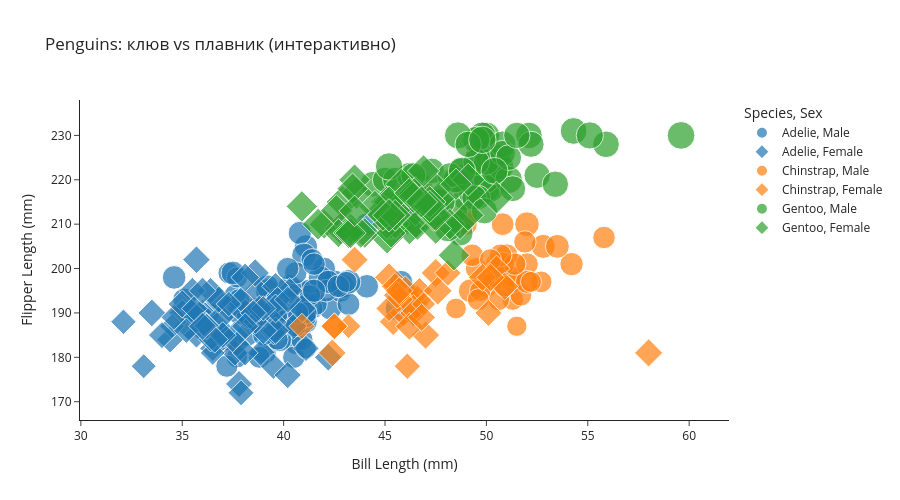

Notebook code for this chart:
### Code cell
#!pip install plotly
#!pip install nbformat
import plotly.express as px
import seaborn as sns

# Загружаем и чистим данные
df = sns.load_dataset("penguins").dropna()

# Строим интерактивный Scatterplot
fig = px.scatter(
    df,
    x="bill_length_mm",
    y="flipper_length_mm",
    color="species",
    symbol="sex",  # Добавим маркировку по полу
    size="body_mass_g",  # Размер точки — по массе
    hover_data=["island", "body_mass_g"],  # Что показывать при наведении
    title="Penguins: клюв vs плавник (интерактивно)",
    labels={
        "bill_length_mm": "Bill Length (mm)",
        "flipper_length_mm": "Flipper Length (mm)",
        "body_mass_g": "Body Mass (g)",
        "species": "Species",
        "sex": "Sex"
    },
    template="simple_white"
)

fig.update_layout(height=500)
fig.show()

### Figure 1 — Plotly figure (JSON) as saved in the notebook; plotly's stock layout.template omitted (floating-point values rounded to 4 significant figures; data arrays with more than 128 entries replaced by an {"elided": "..."} marker saying what was removed)
{"data": [{"customdata": {"elided": "73x2 mixed values"}, "hovertemplate": "Species=Adelie<br>Sex=Male<br>Bill Length (mm)=%{x}<br>Flipper Length (mm)=%{y}<br>Body Mass (g)=%{customdata[1]}<br>island=%{customdata[0]}<extra></extra>", "legendgroup": "Adelie, Male", "marker": {"color": "#1F77B4", "size": [3750.0, 3650.0, 4675.0, 3800.0, 4400.0, 4500.0, 4200.0, 3600.0, 3950.0, 3800.0, 3550.0, 3950.0, 3900.0, 3900.0, 4150.0, 3950.0, 4650.0, 3900.0, 4400.0, 4600.0, 3425.0, 4150.0, 4300.0, 4050.0, 3700.0, 3800.0, 3750.0, 4400.0, 4050.0, 3950.0, 4100.0, 4450.0, 3900.0, 4150.0, 4250.0, 3900.0, 4000.0, 4700.0, 4200.0, 3550.0, 3800.0, 3950.0, 4300.0, 4450.0, 4300.0, 4350.0, 4100.0, 4725.0, 4250.0, 3550.0, 3900.0, 4775.0, 4600.0, 4275.0, 4075.0, 3775.0, 3325.0, 3500.0, 3875.0, 4000.0, 4300.0, 4000.0, 3500.0, 4475.0, 3900.0, 3975.0, 4250.0, 3475.0, 3725.0, 3650.0, 4250.0, 3750.0, 4000.0], "sizemode": "area", "sizeref": 15.75, "symbol": "circle"}, "mode": "markers", "name": "Adelie, Male", "orientation": "v", "showlegend": true, "type": "scatter", "x": [39.1, 39.3, 39.2, 38.6, 34.6, 42.5, 46.0, 37.7, 38.2, 38.8, 40.6, 40.5, 37.2, 40.9, 39.2, 38.8, 39.8, 40.8, 44.1, 39.6, 41.1, 42.3, 40.1, 42.0, 41.4, 40.6, 37.6, 41.3, 41.1, 41.6, 41.1, 41.8, 39.7, 45.8, 42.8, 37.2, 42.1, 42.9, 35.1, 41.3, 36.3, 38.3, 41.1, 39.6, 40.8, 40.3, 43.2, 41.0, 37.8, 39.7, 38.2, 43.2, 45.6, 42.2, 42.7, 37.3, 41.1, 37.7, 41.4, 40.6, 41.5, 44.1, 43.1, 37.5, 41.1, 40.2, 39.7, 40.6, 40.7, 39.0, 39.2, 37.8, 41.5], "xaxis": "x", "y": [181.0, 190.0, 195.0, 191.0, 198.0, 197.0, 194.0, 180.0, 185.0, 180.0, 183.0, 180.0, 178.0, 184.0, 196.0, 190.0, 184.0, 195.0, 196.0, 190.0, 182.0, 191.0, 188.0, 200.0, 191.0, 193.0, 194.0, 195.0, 192.0, 192.0, 188.0, 198.0, 190.0, 197.0, 195.0, 184.0, 195.0, 196.0, 193.0, 194.0, 190.0, 189.0, 205.0, 186.0, 208.0, 196.0, 192.0, 203.0, 190.0, 184.0, 190.0, 197.0, 191.0, 197.0, 196.0, 199.0, 189.0, 198.0, 202.0, 199.0, 195.0, 210.0, 197.0, 199.0, 190.0, 200.0, 193.0, 187.0, 190.0, 185.0, 190.0, 193.0, 201.0], "yaxis": "y"}, {"customdata": {"elided": "73x2 mixed values"}, "hovertemplate": "Species=Adelie<br>Sex=Female<br>Bill Length (mm)=%{x}<br>Flipper Length (mm)=%{y}<br>Body Mass (g)=%{customdata[1]}<br>island=%{customdata[0]}<extra></extra>", "legendgroup": "Adelie, Female", "marker": {"color": "#1F77B4", "size": [3800.0, 3250.0, 3450.0, 3625.0, 3200.0, 3700.0, 3450.0, 3325.0, 3400.0, 3800.0, 3800.0, 3200.0, 3150.0, 3250.0, 3300.0, 3325.0, 3550.0, 3300.0, 3150.0, 3100.0, 3000.0, 3450.0, 3500.0, 3450.0, 2900.0, 3550.0, 2850.0, 3150.0, 3600.0, 2850.0, 3350.0, 3050.0, 3600.0, 3550.0, 3700.0, 3700.0, 3550.0, 3200.0, 3800.0, 3350.0, 3500.0, 3600.0, 3550.0, 3400.0, 3300.0, 3700.0, 2900.0, 3725.0, 3075.0, 2925.0, 3750.0, 3175.0, 3825.0, 3200.0, 3900.0, 2900.0, 3350.0, 3150.0, 3450.0, 3050.0, 3275.0, 3050.0, 3325.0, 3500.0, 3425.0, 3175.0, 3400.0, 3400.0, 3050.0, 3000.0, 3475.0, 3450.0, 3700.0], "sizemode": "area", "sizeref": 15.75, "symbol": "diamond"}, "mode": "markers", "name": "Adelie, Female", "orientation": "v", "showlegend": true, "type": "scatter", "x": [39.5, 40.3, 36.7, 38.9, 41.1, 36.6, 38.7, 34.4, 37.8, 35.9, 35.3, 40.5, 37.9, 39.5, 39.5, 36.4, 42.2, 37.6, 36.5, 36.0, 37.0, 36.0, 39.6, 35.0, 34.5, 39.0, 36.5, 35.7, 37.6, 36.4, 35.5, 35.9, 33.5, 39.6, 35.5, 40.9, 36.2, 34.6, 36.7, 37.3, 36.9, 38.9, 35.7, 34.0, 36.2, 38.1, 33.1, 35.0, 37.7, 37.9, 38.6, 38.1, 38.1, 39.7, 39.6, 38.6, 35.7, 36.2, 40.2, 35.2, 38.8, 39.0, 38.5, 36.8, 38.1, 35.6, 37.0, 40.2, 32.1, 37.3, 36.6, 36.0, 36.0], "xaxis": "x", "y": [186.0, 195.0, 193.0, 181.0, 182.0, 185.0, 195.0, 184.0, 174.0, 189.0, 187.0, 187.0, 172.0, 178.0, 188.0, 195.0, 180.0, 181.0, 182.0, 186.0, 185.0, 190.0, 186.0, 190.0, 187.0, 186.0, 181.0, 185.0, 185.0, 184.0, 195.0, 190.0, 190.0, 196.0, 190.0, 191.0, 187.0, 189.0, 187.0, 191.0, 189.0, 190.0, 202.0, 185.0, 187.0, 190.0, 178.0, 192.0, 183.0, 193.0, 199.0, 181.0, 198.0, 193.0, 191.0, 188.0, 189.0, 187.0, 176.0, 186.0, 191.0, 191.0, 190.0, 193.0, 187.0, 191.0, 185.0, 193.0, 188.0, 192.0, 184.0, 195.0, 187.0], "yaxis": "y"}, {"customdata": [["Dream", 3900], ["Dream", 3650], ["Dream", 3725], ["Dream", 3750], ["Dream", 3700], ["Dream", 3775], ["Dream", 4050], ["Dream", 4050], ["Dream", 3300], ["Dream", 4400], ["Dream", 3400], ["Dream", 3800], ["Dream", 4150], ["Dream", 3800], ["Dream", 4550], ["Dream", 4300], ["Dream", 4100], ["Dream", 3600], ["Dream", 4800], ["Dream", 4500], ["Dream", 3950], ["Dream", 3550], ["Dream", 4450], ["Dream", 4300], ["Dream", 3250], ["Dream", 3950], ["Dream", 4050], ["Dream", 3450], ["Dream", 4050], ["Dream", 3800], ["Dream", 3950], ["Dream", 4000], ["Dream", 3775], ["Dream", 4100]], "hovertemplate": "Species=Chinstrap<br>Sex=Male<br>Bill Length (mm)=%{x}<br>Flipper Length (mm)=%{y}<br>Body Mass (g)=%{customdata[1]}<br>island=%{customdata[0]}<extra></extra>", "legendgroup": "Chinstrap, Male", "marker": {"color": "#FF7F0E", "size": [3900.0, 3650.0, 3725.0, 3750.0, 3700.0, 3775.0, 4050.0, 4050.0, 3300.0, 4400.0, 3400.0, 3800.0, 4150.0, 3800.0, 4550.0, 4300.0, 4100.0, 3600.0, 4800.0, 4500.0, 3950.0, 3550.0, 4450.0, 4300.0, 3250.0, 3950.0, 4050.0, 3450.0, 4050.0, 3800.0, 3950.0, 4000.0, 3775.0, 4100.0], "sizemode": "area", "sizeref": 15.75, "symbol": "circle"}, "mode": "markers", "name": "Chinstrap, Male", "orientation": "v", "showlegend": true, "type": "scatter", "x": [50.0, 51.3, 52.7, 51.3, 51.3, 51.7, 52.0, 50.5, 50.3, 49.2, 48.5, 50.6, 52.0, 49.5, 52.8, 54.2, 51.0, 49.7, 52.0, 53.5, 49.0, 50.9, 50.8, 49.0, 51.5, 51.4, 50.7, 52.2, 49.3, 50.2, 51.9, 55.8, 49.6, 50.8], "xaxis": "x", "y": [196.0, 193.0, 197.0, 197.0, 198.0, 194.0, 201.0, 201.0, 197.0, 195.0, 191.0, 193.0, 197.0, 200.0, 205.0, 201.0, 203.0, 195.0, 210.0, 205.0, 210.0, 196.0, 201.0, 212.0, 187.0, 201.0, 203.0, 197.0, 203.0, 202.0, 206.0, 207.0, 193.0, 210.0], "yaxis": "y"}, {"customdata": [["Dream", 3500], ["Dream", 3525], ["Dream", 3950], ["Dream", 3250], ["Dream", 4150], ["Dream", 3800], ["Dream", 3700], ["Dream", 3575], ["Dream", 3700], ["Dream", 3450], ["Dream", 3600], ["Dream", 2900], ["Dream", 3300], ["Dream", 3400], ["Dream", 3700], ["Dream", 3200], ["Dream", 3350], ["Dream", 3900], ["Dream", 3850], ["Dream", 2700], ["Dream", 3650], ["Dream", 3500], ["Dream", 3675], ["Dream", 3400], ["Dream", 3675], ["Dream", 3325], ["Dream", 3600], ["Dream", 3350], ["Dream", 3250], ["Dream", 3525], ["Dream", 3650], ["Dream", 3650], ["Dream", 3400], ["Dream", 3775]], "hovertemplate": "Species=Chinstrap<br>Sex=Female<br>Bill Length (mm)=%{x}<br>Flipper Length (mm)=%{y}<br>Body Mass (g)=%{customdata[1]}<br>island=%{customdata[0]}<extra></extra>", "legendgroup": "Chinstrap, Female", "marker": {"color": "#FF7F0E", "size": [3500.0, 3525.0, 3950.0, 3250.0, 4150.0, 3800.0, 3700.0, 3575.0, 3700.0, 3450.0, 3600.0, 2900.0, 3300.0, 3400.0, 3700.0, 3200.0, 3350.0, 3900.0, 3850.0, 2700.0, 3650.0, 3500.0, 3675.0, 3400.0, 3675.0, 3325.0, 3600.0, 3350.0, 3250.0, 3525.0, 3650.0, 3650.0, 3400.0, 3775.0], "sizemode": "area", "sizeref": 15.75, "symbol": "diamond"}, "mode": "markers", "name": "Chinstrap, Female", "orientation": "v", "showlegend": true, "type": "scatter", "x": [46.5, 45.4, 45.2, 46.1, 46.0, 46.6, 47.0, 45.9, 58.0, 46.4, 42.4, 43.2, 46.7, 50.5, 46.4, 40.9, 42.5, 47.5, 47.6, 46.9, 46.2, 45.5, 50.9, 50.1, 49.8, 48.1, 45.7, 42.5, 45.2, 45.6, 46.8, 45.7, 43.5, 50.2], "xaxis": "x", "y": [192.0, 188.0, 198.0, 178.0, 195.0, 193.0, 185.0, 190.0, 181.0, 190.0, 181.0, 187.0, 195.0, 200.0, 191.0, 187.0, 187.0, 199.0, 195.0, 192.0, 187.0, 196.0, 196.0, 190.0, 198.0, 199.0, 193.0, 187.0, 191.0, 194.0, 189.0, 195.0, 202.0, 198.0], "yaxis": "y"}, {"customdata": [["Biscoe", 5700], ["Biscoe", 5700], ["Biscoe", 5400], ["Biscoe", 5200], ["Biscoe", 5150], ["Biscoe", 5550], ["Biscoe", 5850], ["Biscoe", 5850], ["Biscoe", 6300], ["Biscoe", 5350], ["Biscoe", 5700], ["Biscoe", 5050], ["Biscoe", 5100], ["Biscoe", 5650], ["Biscoe", 5550], ["Biscoe", 5250], ["Biscoe", 6050], ["Biscoe", 5400], ["Biscoe", 5250], ["Biscoe", 5350], ["Biscoe", 5700], ["Biscoe", 4750], ["Biscoe", 5550], ["Biscoe", 5400], ["Biscoe", 5300], ["Biscoe", 5300], ["Biscoe", 5000], ["Biscoe", 5050], ["Biscoe", 5000], ["Biscoe", 5550], ["Biscoe", 5300], ["Biscoe", 5650], ["Biscoe", 5700], ["Biscoe", 5800], ["Biscoe", 5550], ["Biscoe", 5000], ["Biscoe", 5100], ["Biscoe", 5800], ["Biscoe", 6000], ["Biscoe", 5950], ["Biscoe", 5450], ["Biscoe", 5350], ["Biscoe", 5600], ["Biscoe", 5300], ["Biscoe", 5550], ["Biscoe", 5400], ["Biscoe", 5650], ["Biscoe", 5200], ["Biscoe", 4925], ["Biscoe", 5250], ["Biscoe", 5600], ["Biscoe", 5500], ["Biscoe", 5500], ["Biscoe", 5500], ["Biscoe", 5500], ["Biscoe", 5950], ["Biscoe", 5500], ["Biscoe", 5850], ["Biscoe", 6000], ["Biscoe", 5750], ["Biscoe", 5400]], "hovertemplate": "Species=Gentoo<br>Sex=Male<br>Bill Length (mm)=%{x}<br>Flipper Length (mm)=%{y}<br>Body Mass (g)=%{customdata[1]}<br>island=%{customdata[0]}<extra></extra>", "legendgroup": "Gentoo, Male", "marker": {"color": "#2CA02C", "size": [5700.0, 5700.0, 5400.0, 5200.0, 5150.0, 5550.0, 5850.0, 5850.0, 6300.0, 5350.0, 5700.0, 5050.0, 5100.0, 5650.0, 5550.0, 5250.0, 6050.0, 5400.0, 5250.0, 5350.0, 5700.0, 4750.0, 5550.0, 5400.0, 5300.0, 5300.0, 5000.0, 5050.0, 5000.0, 5550.0, 5300.0, 5650.0, 5700.0, 5800.0, 5550.0, 5000.0, 5100.0, 5800.0, 6000.0, 5950.0, 5450.0, 5350.0, 5600.0, 5300.0, 5550.0, 5400.0, 5650.0, 5200.0, 4925.0, 5250.0, 5600.0, 5500.0, 5500.0, 5500.0, 5500.0, 5950.0, 5500.0, 5850.0, 6000.0, 5750.0, 5400.0], "sizemode": "area", "sizeref": 15.75, "symbol": "circle"}, "mode": "markers", "name": "Gentoo, Male", "orientation": "v", "showlegend": true, "type": "scatter", "x": [50.0, 50.0, 47.6, 46.7, 46.8, 49.0, 48.4, 49.3, 49.2, 48.7, 50.2, 46.3, 46.1, 47.8, 50.0, 47.3, 59.6, 48.4, 44.4, 48.7, 49.6, 49.6, 50.5, 50.5, 45.2, 48.5, 50.1, 45.0, 45.5, 50.4, 46.2, 54.3, 49.8, 49.5, 50.7, 46.4, 48.2, 48.6, 51.1, 45.2, 52.5, 50.0, 50.8, 51.3, 52.1, 52.2, 49.5, 50.8, 49.4, 51.1, 55.9, 49.1, 46.8, 53.4, 48.1, 49.8, 51.5, 55.1, 48.8, 50.4, 49.9], "xaxis": "x", "y": [230.0, 218.0, 215.0, 219.0, 215.0, 216.0, 213.0, 217.0, 221.0, 222.0, 218.0, 215.0, 215.0, 215.0, 220.0, 222.0, 230.0, 220.0, 219.0, 208.0, 225.0, 216.0, 222.0, 225.0, 215.0, 220.0, 225.0, 220.0, 220.0, 224.0, 221.0, 231.0, 230.0, 229.0, 223.0, 221.0, 221.0, 230.0, 220.0, 223.0, 221.0, 224.0, 228.0, 218.0, 230.0, 228.0, 224.0, 226.0, 216.0, 225.0, 228.0, 228.0, 215.0, 219.0, 209.0, 229.0, 230.0, 230.0, 222.0, 222.0, 213.0], "yaxis": "y"}, {"customdata": [["Biscoe", 4500], ["Biscoe", 4450], ["Biscoe", 4550], ["Biscoe", 4800], ["Biscoe", 4400], ["Biscoe", 4650], ["Biscoe", 4650], ["Biscoe", 4200], ["Biscoe", 4150], ["Biscoe", 4800], ["Biscoe", 5000], ["Biscoe", 4400], ["Biscoe", 5000], ["Biscoe", 4600], ["Biscoe", 4700], ["Biscoe", 5050], ["Biscoe", 5150], ["Biscoe", 4950], ["Biscoe", 4350], ["Biscoe", 3950], ["Biscoe", 4300], ["Biscoe", 4900], ["Biscoe", 4200], ["Biscoe", 5100], ["Biscoe", 4850], ["Biscoe", 4400], ["Biscoe", 4900], ["Biscoe", 4300], ["Biscoe", 4450], ["Biscoe", 4200], ["Biscoe", 4400], ["Biscoe", 4700], ["Biscoe", 4700], ["Biscoe", 4750], ["Biscoe", 5200], ["Biscoe", 4700], ["Biscoe", 4600], ["Biscoe", 4750], ["Biscoe", 4625], ["Biscoe", 4725], ["Biscoe", 4750], ["Biscoe", 4600], ["Biscoe", 4875], ["Biscoe", 4950], ["Biscoe", 4750], ["Biscoe", 4850], ["Biscoe", 4875], ["Biscoe", 4625], ["Biscoe", 4850], ["Biscoe", 4975], ["Biscoe", 4700], ["Biscoe", 4575], ["Biscoe", 5000], ["Biscoe", 4650], ["Biscoe", 4375], ["Biscoe", 4925], ["Biscoe", 4850], ["Biscoe", 5200]], "hovertemplate": "Species=Gentoo<br>Sex=Female<br>Bill Length (mm)=%{x}<br>Flipper Length (mm)=%{y}<br>Body Mass (g)=%{customdata[1]}<br>island=%{customdata[0]}<extra></extra>", "legendgroup": "Gentoo, Female", "marker": {"color": "#2CA02C", "size": [4500.0, 4450.0, 4550.0, 4800.0, 4400.0, 4650.0, 4650.0, 4200.0, 4150.0, 4800.0, 5000.0, 4400.0, 5000.0, 4600.0, 4700.0, 5050.0, 5150.0, 4950.0, 4350.0, 3950.0, 4300.0, 4900.0, 4200.0, 5100.0, 4850.0, 4400.0, 4900.0, 4300.0, 4450.0, 4200.0, 4400.0, 4700.0, 4700.0, 4750.0, 5200.0, 4700.0, 4600.0, 4750.0, 4625.0, 4725.0, 4750.0, 4600.0, 4875.0, 4950.0, 4750.0, 4850.0, 4875.0, 4625.0, 4850.0, 4975.0, 4700.0, 4575.0, 5000.0, 4650.0, 4375.0, 4925.0, 4850.0, 5200.0], "sizemode": "area", "sizeref": 15.75, "symbol": "diamond"}, "mode": "markers", "name": "Gentoo, Female", "orientation": "v", "showlegend": true, "type": "scatter", "x": [46.1, 48.7, 46.5, 45.4, 43.3, 40.9, 45.5, 45.8, 42.0, 46.2, 45.1, 46.5, 42.9, 48.2, 42.8, 45.1, 49.1, 42.6, 44.0, 42.7, 45.3, 43.6, 45.5, 44.9, 46.6, 45.1, 46.5, 43.8, 43.2, 45.3, 45.7, 45.8, 43.5, 47.7, 46.5, 46.4, 47.5, 45.2, 49.1, 47.4, 44.9, 43.4, 47.5, 47.5, 45.5, 44.5, 46.9, 48.4, 48.5, 47.2, 41.7, 43.3, 50.5, 43.5, 46.2, 47.2, 46.8, 45.2], "xaxis": "x", "y": [211.0, 210.0, 210.0, 211.0, 209.0, 214.0, 214.0, 210.0, 210.0, 209.0, 215.0, 213.0, 215.0, 210.0, 209.0, 207.0, 220.0, 213.0, 208.0, 208.0, 210.0, 217.0, 210.0, 213.0, 210.0, 210.0, 217.0, 208.0, 208.0, 208.0, 214.0, 219.0, 220.0, 216.0, 217.0, 216.0, 209.0, 215.0, 212.0, 212.0, 212.0, 218.0, 212.0, 218.0, 212.0, 214.0, 222.0, 203.0, 219.0, 215.0, 210.0, 208.0, 216.0, 213.0, 217.0, 214.0, 215.0, 212.0], "yaxis": "y"}], "layout": {"height": 500, "legend": {"itemsizing": "constant", "title": {"text": "Species, Sex"}, "tracegroupgap": 0}, "title": {"text": "Penguins: клюв vs плавник (интерактивно)"}, "xaxis": {"anchor": "y", "domain": [0, 1], "title": {"text": "Bill Length (mm)"}}, "yaxis": {"anchor": "x", "domain": [0, 1], "title": {"text": "Flipper Length (mm)"}}}}
